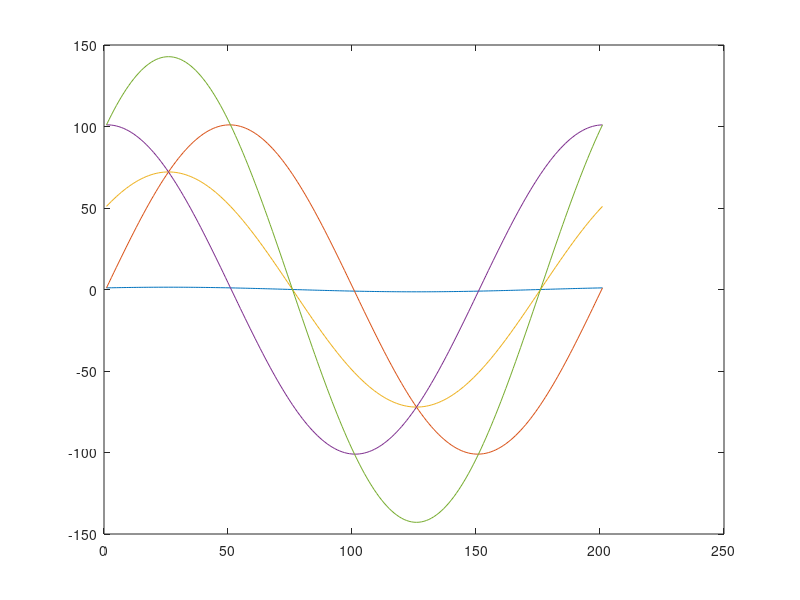

This chart was generated by the following MATLAB code:
f=zeros(101,101);
f(1,1)=1;
f(101,1)=1;
f(1,101)=1;
f(101,101)=1;
f(51,51)=1;

theta = 0 : pi / 100 : 2 * pi;

for i = 1 : rows(f)
for j = 1 : columns(f)
    if (f(i, j) == 1)
        rho = i * cos(theta) + j * sin(theta);
        plot(rho);
        hold on ;
    endif
endfor
endfor
